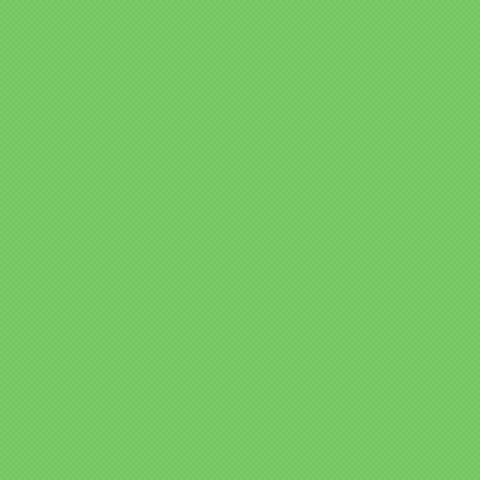

Rendered tile map (Tiled .tmx) drawn with the repository's tilesets; below, a short description and the full map source, tile grids included:
An orthogonal 10x10 tile map with 48x48 px tiles, 1 tile layer (base), 2 tilesets and 1 object (Player).

<map version="1.4" tiledversion="1.4.3" orientation="orthogonal" renderorder="right-down" width="10" height="10" tilewidth="48" tileheight="48" infinite="0" nextlayerid="5" nextobjectid="3">
 <tileset firstgid="1" source="../common/Serene_Village_48x48.tsx" />
 <tileset firstgid="856" source="../common/New_Characters 48x96.tsx" />
 <layer id="1" name="base" width="10" height="10">
  <data encoding="csv">
5,5,5,5,5,5,5,5,5,5,
5,5,5,5,5,5,5,5,5,5,
5,5,5,5,5,5,5,5,5,5,
5,5,5,5,5,5,5,5,5,5,
5,5,5,5,5,5,5,5,5,5,
5,5,5,5,5,5,5,5,5,5,
5,5,5,5,5,5,5,5,5,5,
5,5,5,5,5,5,5,5,5,5,
5,5,5,5,5,5,5,5,5,5,
5,5,5,5,5,5,5,5,5,5
</data>
 </layer>
 <objectgroup id="2" name="obj" />
 <objectgroup id="3" name="char">
  <object id="2" name="Player" gid="856" x="192" y="288" width="48" height="96" />
 </objectgroup>
 <objectgroup id="4" name="overchar" />
</map>
